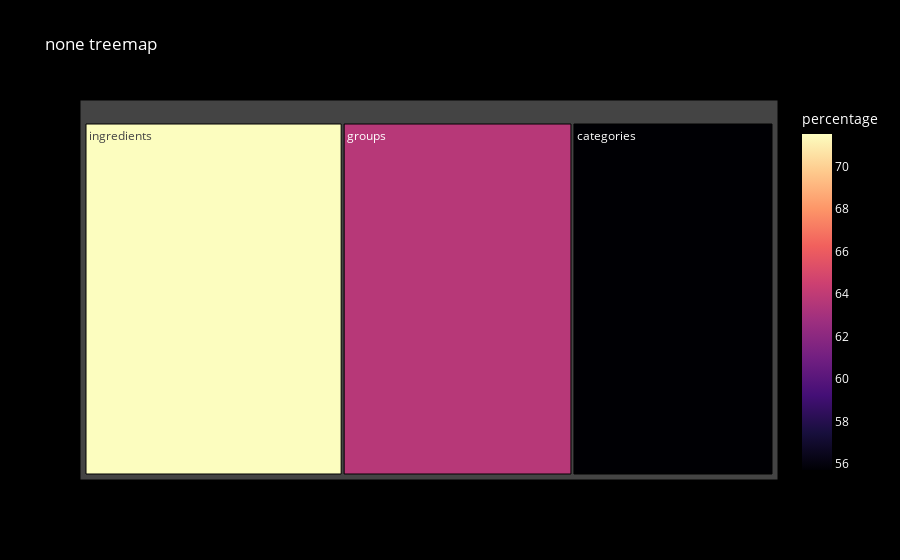

Notebook code for this chart:
### Code cell
data_graph_none = [{'key': key, 'percentage': percentage} for key, percentage in percentages.items()]
df = pd.DataFrame(data_graph_none)
fig = px.treemap(df, path=['key'], values='percentage',
                 color='percentage', color_continuous_scale='Magma',
                 title='none treemap')
fig.update_layout(
    paper_bgcolor='black',  
    plot_bgcolor='black',   
    font_color='white'      
)
fig.show()

### Figure 1 — Plotly figure (JSON) as saved in the notebook; plotly's stock layout.template omitted (floating-point values rounded to 4 significant figures)
{"data": [{"branchvalues": "total", "customdata": [[55.71], [63.68], [71.53]], "domain": {"x": [0, 1], "y": [0, 1]}, "hovertemplate": "labels=%{label}<br>percentage_sum=%{value}<br>parent=%{parent}<br>id=%{id}<br>percentage=%{color}<extra></extra>", "ids": ["categories", "groups", "ingredients"], "labels": ["categories", "groups", "ingredients"], "marker": {"coloraxis": "coloraxis", "colors": [55.71, 63.68, 71.53]}, "name": "", "parents": ["", "", ""], "type": "treemap", "values": [55.71, 63.68, 71.53]}], "layout": {"coloraxis": {"colorbar": {"title": {"text": "percentage"}}, "colorscale": [[0, "#000004"], [0.1111, "#180f3d"], [0.2222, "#440f76"], [0.3333, "#721f81"], [0.4444, "#9e2f7f"], [0.5556, "#cd4071"], [0.6667, "#f1605d"], [0.7778, "#fd9668"], [0.8889, "#feca8d"], [1, "#fcfdbf"]]}, "font": {"color": "white"}, "legend": {"tracegroupgap": 0}, "paper_bgcolor": "black", "plot_bgcolor": "black", "title": {"text": "none treemap"}}}
